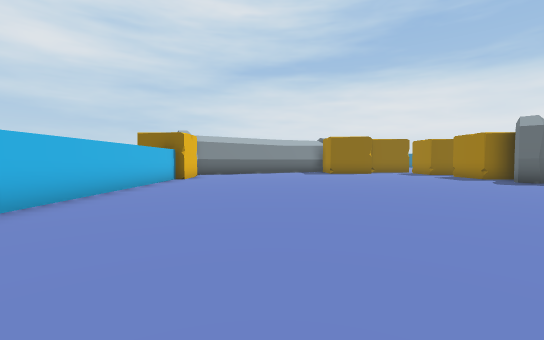
view 1 (above)

16 first-person views from a walk through a 3-D level made in the Unity game engine. The camera is 1.5 m above the floor, tilts 2° down and sees 90° across. The floor is counted in squares, 2 m on a side. Each view is taken from the middle of a square. On the plan, view 1 faces up. The plan holds only what a view shows up to about 10 squares ahead; the rest is blank. The place goes on beyond the plan.

view 2
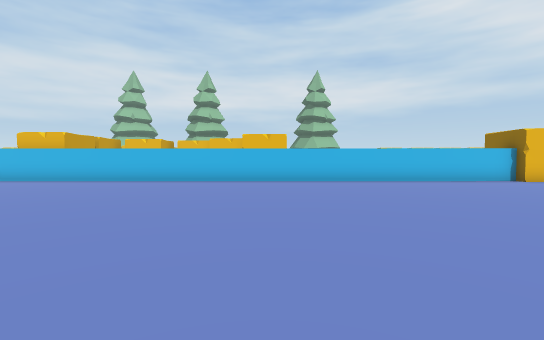

view 3
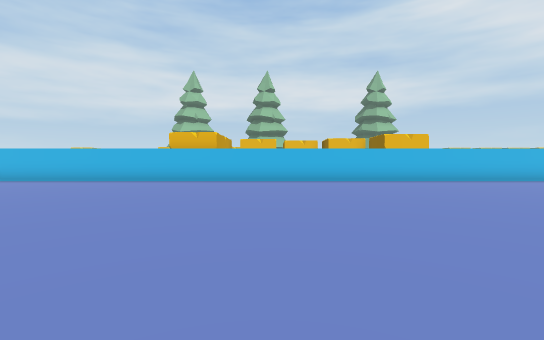

view 4
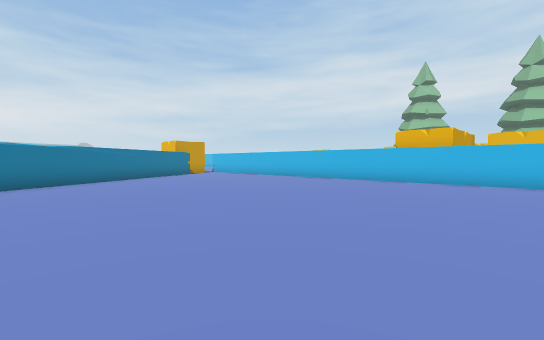

view 5
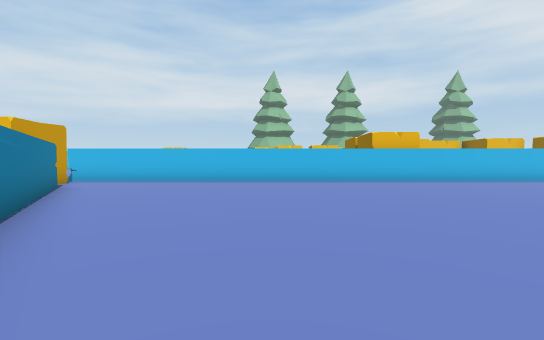

view 6
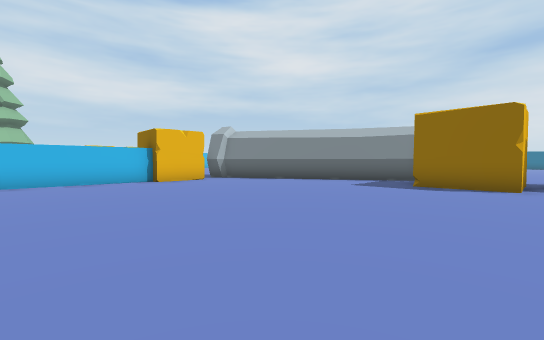

view 7
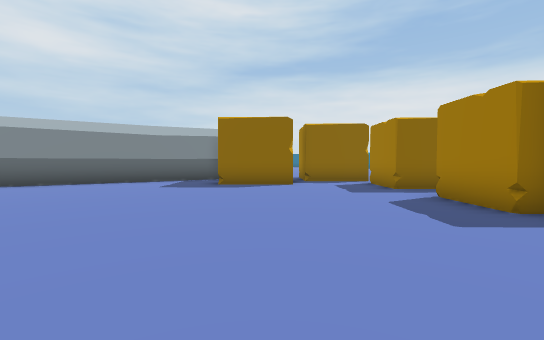

view 8
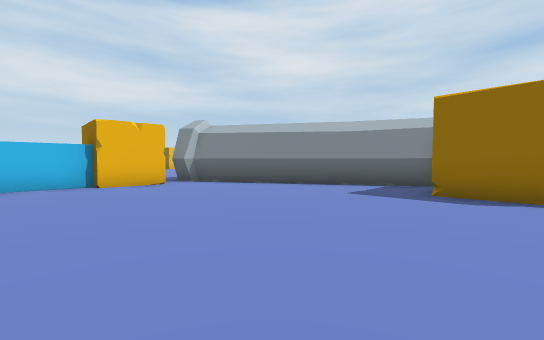

view 9
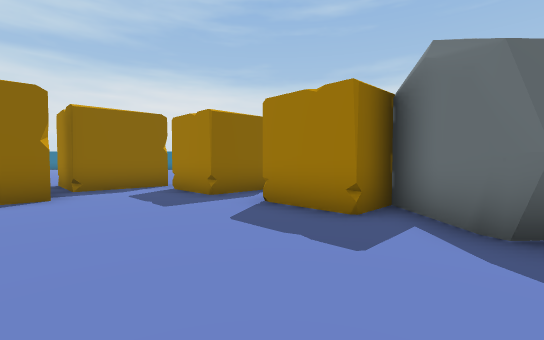

view 10
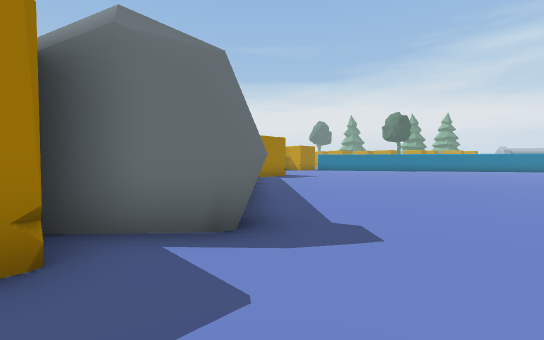

view 11
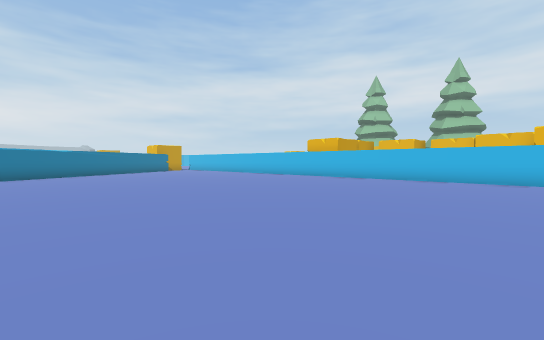

view 12
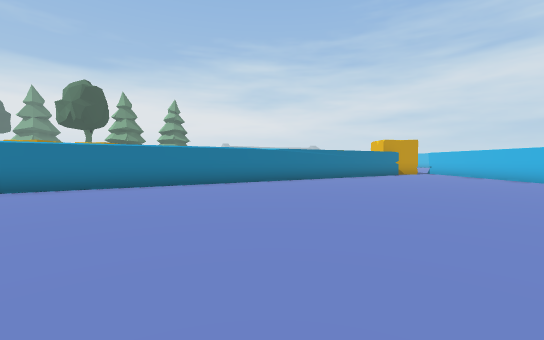

view 13
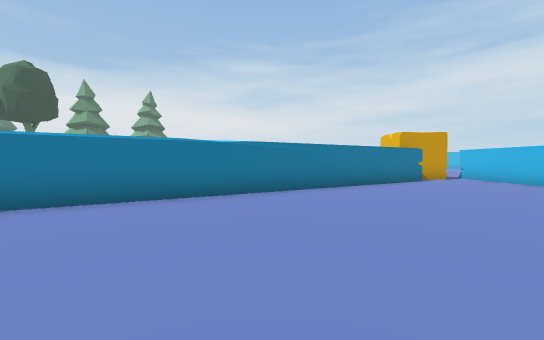

view 14
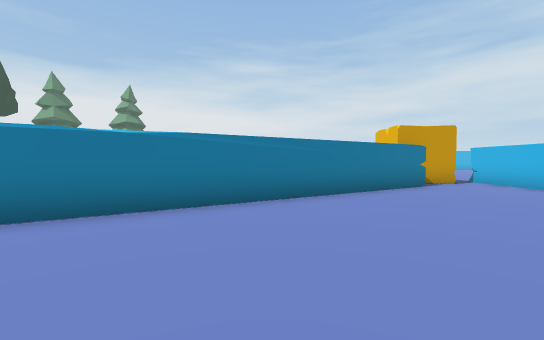

view 15
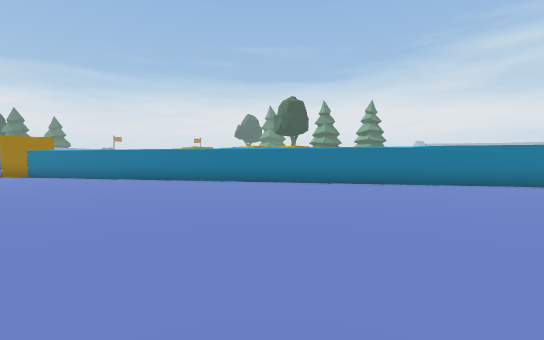

view 16
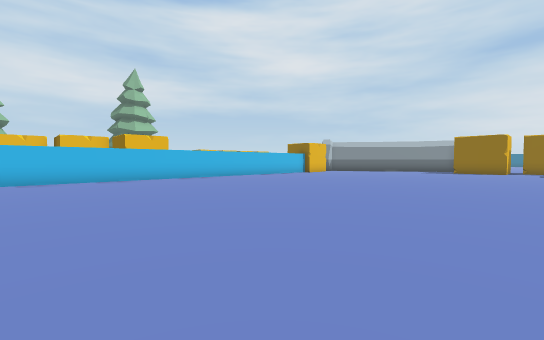

### Floor plan
Points are (right, up) in squares from view 1. A wall is a line through its corners. A room is listed if a view was taken in it or the views show most of it. See-through windows are left out.
Room 1 (views 1, 2, 3, 4, 5, 6, 7, 8, 9, 10, 11, 12, 13, 14, 15, 16)
walls: (8.1, 9.1) (9.4, 10.6); (8.9, 8.8) (8.6, 8.7) (8.2, 9.1) (8.2, 9.2); (-3.8, 10.9) (-3.8, -18.5); (-3.8, 14) (-3.9, 13.5); (2.8, 17.6) (-3.8, 13.9); (-1.5, -17.9) (9.5, -11.1)
low walls: (-3.4, 14.2) (-3.8, 14); (-1.5, 15.4) (-3.1, 14.4); (2.8, 17.8) (-1.4, 15.4)
ways out: opening at (-4, 12.5); opening at (-2.5, -17.5)
objects: other object (4, 16) to (5, 17); other object (7, 17) to (8, 19); other object (9, 11) to (9, 12); other object (9, 14) to (9, 16)

Positions as (right, up) in squares from view 1, and headings:
1: (0, 0), facing up
2: (6, 2), facing left
3: (6, -4), facing left
4: (6, -4), facing down-left
5: (6, -12), facing left
6: (6, 7), facing up-left
7: (5, 7), facing up
8: (5, 9), facing up-left
9: (5, 9), facing up-right
10: (6, 11), facing down-right
11: (7, 1), facing down-left
12: (5, -4), facing down
13: (4, -8), facing down
14: (3, -10), facing down
15: (2, -5), facing down-right
16: (7, -3), facing up-left
